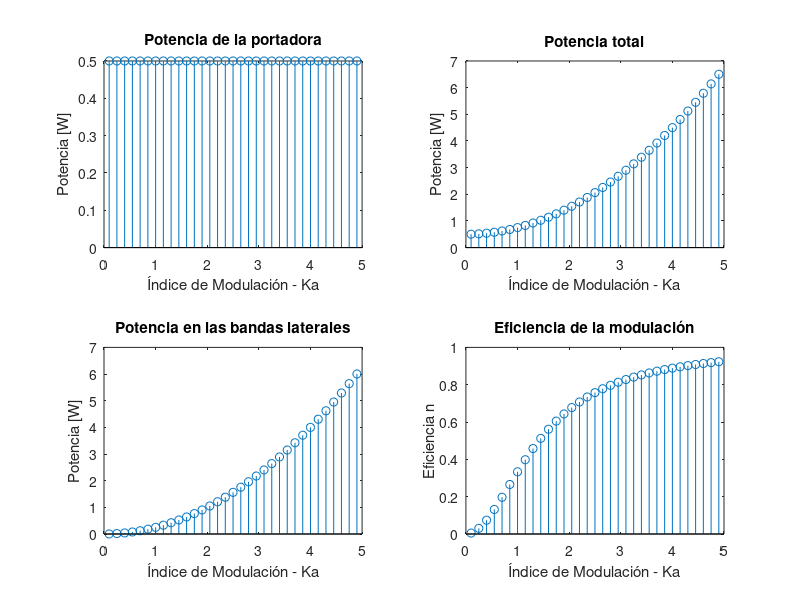

Write the MATLAB code that produced this figure.
clc, clear;
%% Parámetros de la simulación
fs = 10000;         % Frecuencia de muestreo (Hz)
t = 0:1/fs:1-1/fs;  % Vector de tiempo (1 segundo)

% Parámetros de la señal portadora
fc = 1000;          % Frecuencia de la portadora (Hz)
Ac = 1;             % Amplitud de la portadora

% Parámetros de la señal moduladora
fm = 100;           % Frecuencia de la moduladora (Hz)
Am = 0.5;           % Amplitud de la moduladora
ka = 2;           % Índice de modulación (debe ser <= 1 para evitar sobremodulación)

%% Generación de señales
% Señal portadora
portadora = Ac * cos(2*pi*fc*t);

% Señal moduladora (coseno)
moduladora = Am * cos(2*pi*fm*t);

% Señal modulada AM
modulada = Ac * (1 + ka*moduladora) .* cos(2*pi*fc*t);

%% Análisis de potencia
% Determinando Vcm(t)
% Pc: Potencia portadora Pc = Ac^2/2;
% Pbl: Potencia bandas laterales
% Pcm: Potencia total
% Pbls: Potencia en la banda superior
% Pbli: Potencia en la banda inferior

% Resistencia de potencia
RL = 1;

% Arreglo con los diferentes indices de modulación
% indices = [0.3, 0.5, 0.7, 1, 1.2, 1.5, 1.8, 2];
% indices = [0.5, 1, 1.5];
indices = 0.1:0.15:5;

APc = [];
APcm = [];
APt = [];
APbl = [];
AEficiencia = [];

for i = 1 : 1: length(indices)
   
    % Potencia en la portadora
    Pc = Ac^2/(2*RL);
    % Potencia en la banda lateral inferior
    Pbli = (indices(i)*Ac/2)^2/(2*RL);

    % Potencia en la banda lateral superior
    Pbls = (indices(i)*Ac/2)^2/(2*RL);

    % Potencia Total
    Pcm = Pc + Pbli + Pbls;
    Pt = (Ac^2/2)*(1 + indices(i)^2/2);

    % Potencia en las bandas laterales
    Pbl = Pbli + Pbls; 
    
    % Eficiencia de la modulación
    eficiencia = Pbl/Pcm;
    
    APc = [APc, Pc];
    APcm = [APcm, Pcm];
    APt = [APt, Pt];
    APbl = [APbl, Pbl];
    AEficiencia = [AEficiencia, eficiencia];
    
%     mensaje_pcm = sprintf('Ka = %.2f; Potencia Modulada: %.4f W', indices(i), Pcm);
%     m_eficiencia = sprintf('Ka = %.2f; Eficiencia: %.4f W', indices(i), eficiencia);
end

figure;
subplot(221);
stem(indices, APc);
title('Potencia de la portadora');
ylabel('Potencia [W]');
xlabel('Índice de Modulación - Ka');

subplot(222);
stem(indices, APcm);
title('Potencia total');
ylabel('Potencia [W]');
xlabel('Índice de Modulación - Ka');

subplot(223);
stem(indices, APbl);
title('Potencia en las bandas laterales');
ylabel('Potencia [W]');
xlabel('Índice de Modulación - Ka');

subplot(224)
stem(indices, AEficiencia);
title('Eficiencia de la modulación');
ylabel('Eficiencia n');
xlabel('Índice de Modulación - Ka');

% figure;
% stem(indices, APt);

%% 



